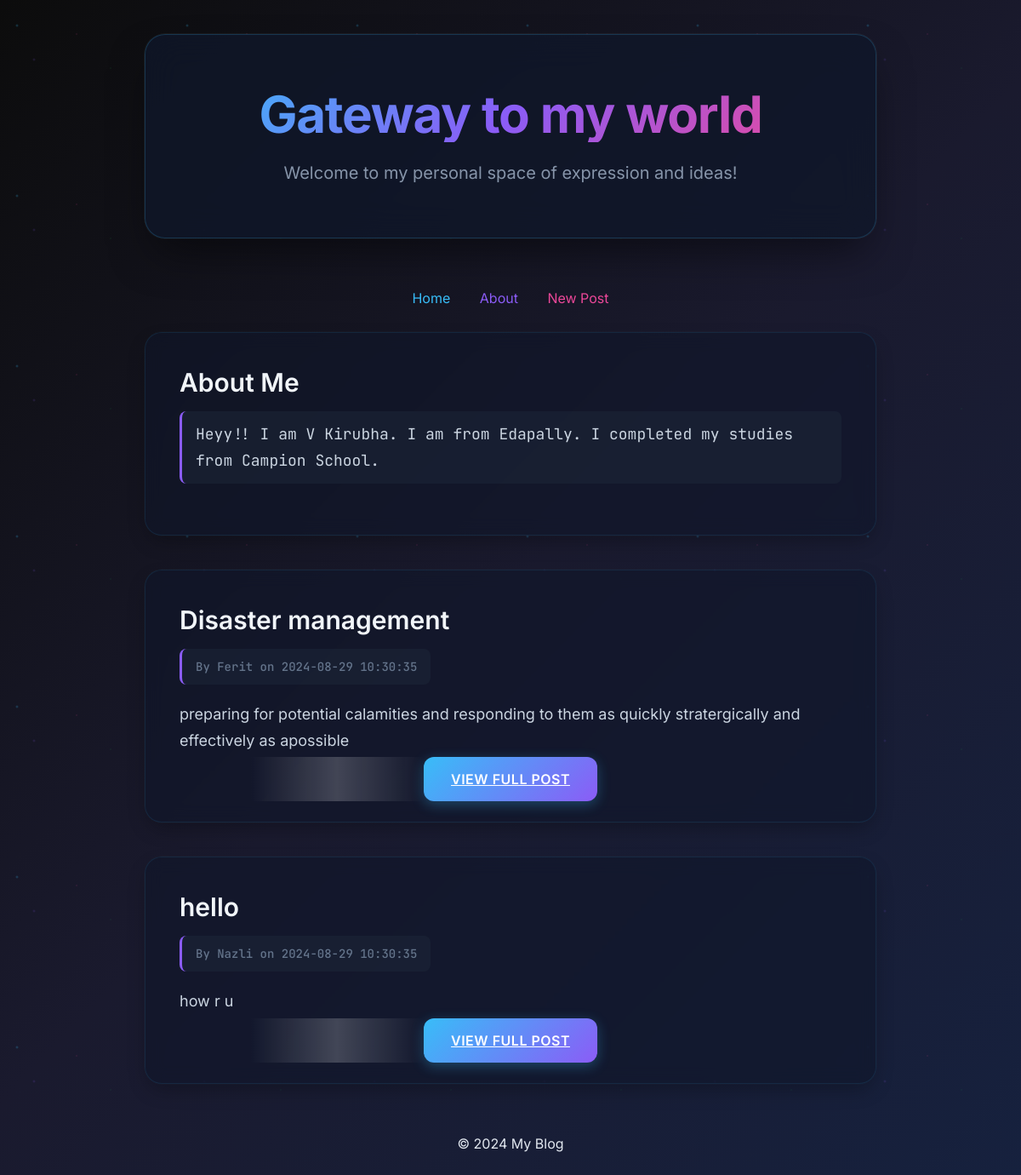
/, run on an earlier commit of the app's database.
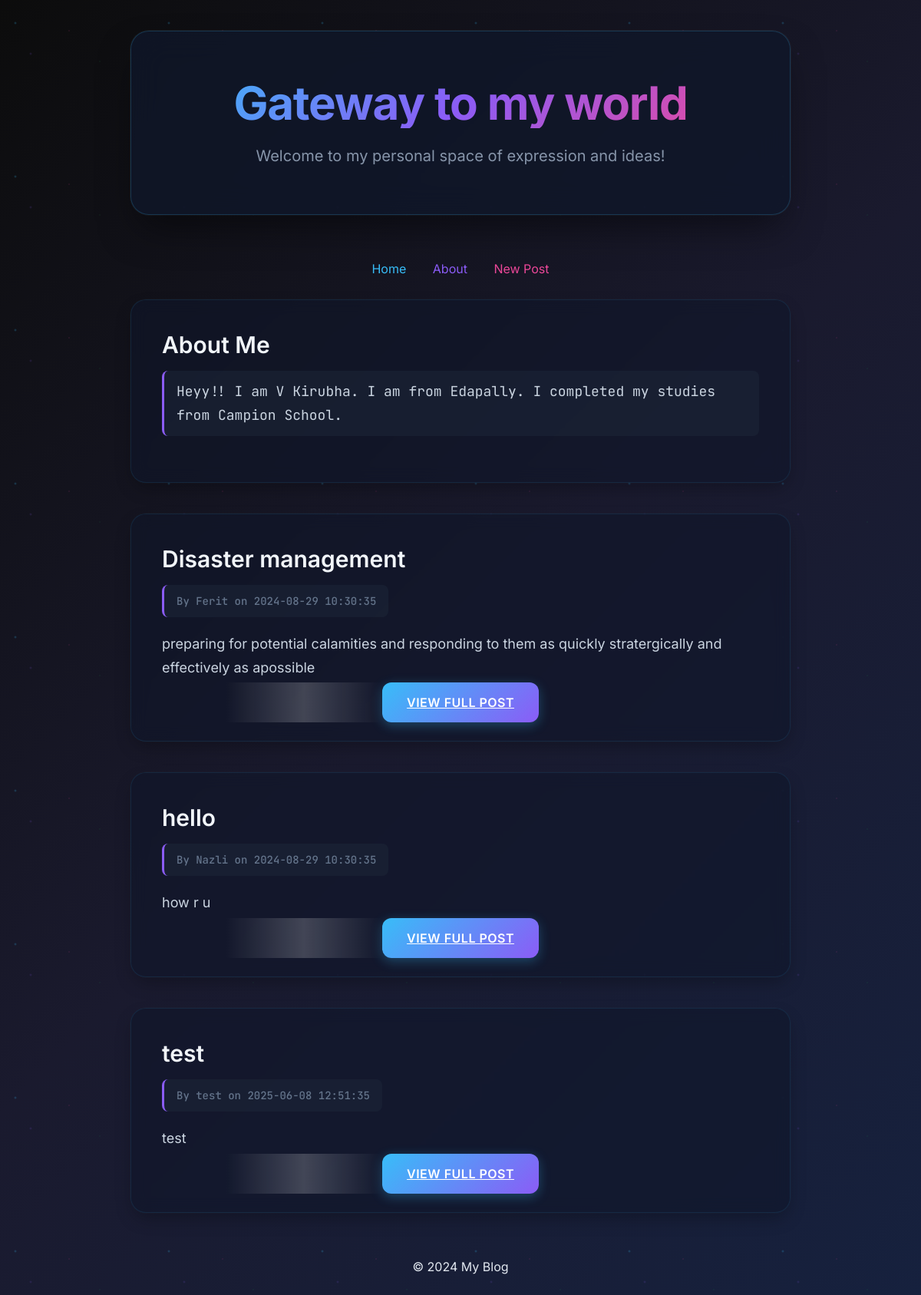
And on a later commit of the database.
### models.py (models this page shows, shortened)
class Post(db.Model):
    id = db.Column(db.Integer, primary_key=True)
    title = db.Column(db.String(80), nullable=False)
    author = db.Column(db.String(50),nullable=False)
    content = db.Column(db.Text, nullable=False)
    date_posted = db.Column(db.DateTime, nullable=False, default=datetime.utcnow)

### app.py (the view)
@app.route('/')
def home():
    posts = Post.query.all()
    return render_template('home.html', posts=posts)

### templates/home.html (shortened to what this page needs)
{% extends 'base.html' %}
{% block content %}
  <div class="post">
    <h2>About Me</h2>
    <p>Heyy!! I am V Kirubha. I am from Edapally. I completed my studies from Campion School.</p>
  </div>
  {% for post in posts %}
    <div class="post">
      <h2>{{ post.title }}</h2>
      <p>By {{ post.author }} on {{ post.date_posted.strftime('%Y-%m-%d %H:%M:%S') }}</p>
      <p>{{ post.content }}</p>
      <div style="margin-top: 20px; text-align: center;">
        <a href="{{ url_for('post_details', id=post.id) }}" class="btn"> View Full Post</a>
      </div>
    </div>
  {% endfor %}
{% endblock %}

What changed in the data, as far as the page shows it:
added Post: title "test", author "test", date_posted "2025-06-08 12:51:35", content "test"
